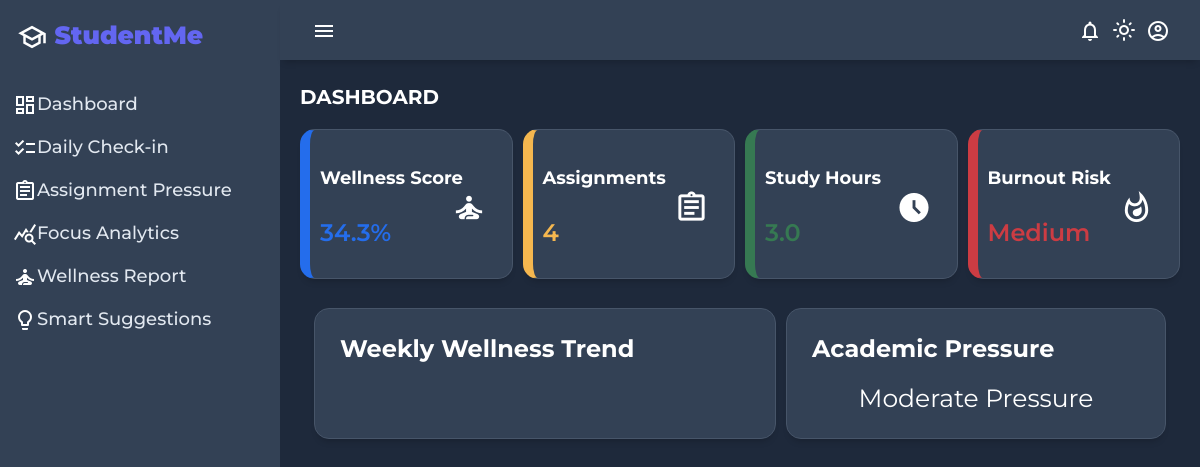
The app's page /dashboard/ (signed in), older data.
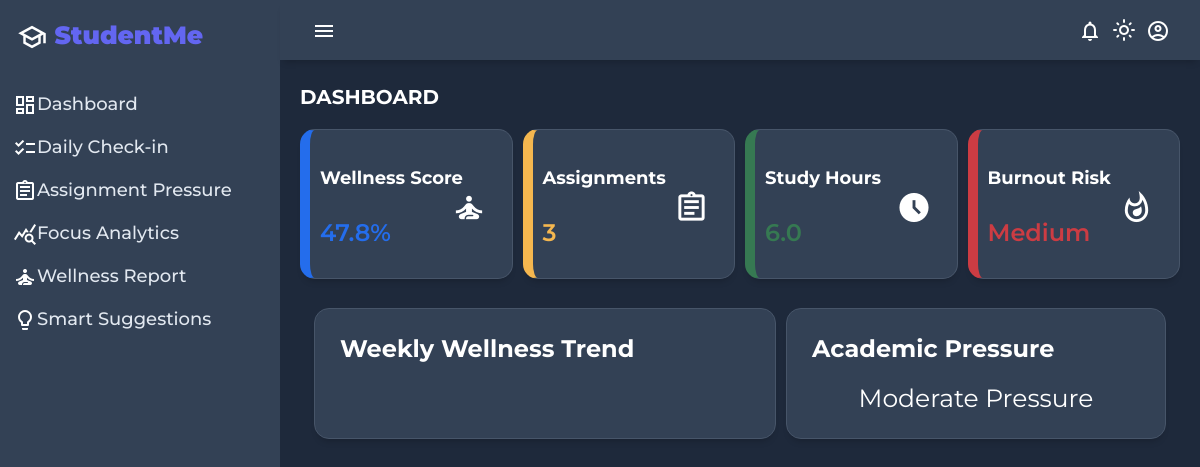
The same page, newer data.
### student_app/models.py (models this page shows, shortened)
class WellnessCheckin(models.Model):
    WORKLOAD_CHOICES = [
        (1, 'Low'),
        (2, 'Moderate'),
        (3, 'High'),
    ]
    MOOD_CHOICES = [
        (1, 'Stressed'),
        (2, 'Neutral'),
        (3, 'Great'),
    ]
    user = models.ForeignKey(User, on_delete=models.CASCADE)
    mood = models.IntegerField(choices=MOOD_CHOICES)
    workload = models.IntegerField(choices=WORKLOAD_CHOICES)
    sleep_hours = models.FloatField()
    study_hours = models.FloatField()
    wellness_score = models.FloatField(null=True, blank=True)
    created_at = models.DateTimeField(auto_now_add=True)

### student_app/views.py (the view)
# urls.py: path('dashboard/',views.dashboard, name='dashboard'),
@login_required
def dashboard(request):
    obj = WellnessCheckin.objects.filter(user=request.user).last()  # latest entry
    wellness_score = 0
    if obj:
        sleep = obj.sleep_hours or 0
        study = obj.study_hours or 0
        workload = obj.workload or 0
        vv = (sleep * 0.4) + (study * 0.3) - (int(workload) * 0.3)
        max_score = 6.7
        wellness_score = round((vv / max_score) * 100,1)
    else:
        wellness_score = 0
        study = 0
    assignments = Assignment.objects.filter(user=request.user)
    total_assignments = assignments.count()
    total_minutes = sum((task.estimated_time or 0) for task in assignments)
    MAX_WEEKLY_MINUTES = 2400
    capacity = (total_minutes / MAX_WEEKLY_MINUTES) * 100
    capacity = min(round(capacity, 1), 100)
    pressure_score = (capacity * 0.4) + ((100 - wellness_score) * 0.6)
    pressure_score = max(0, min(round(pressure_score, 1), 100))
    if pressure_score < 40:
        pressure_label = "Low Pressure"
    elif pressure_score < 70:
        pressure_label = "Moderate Pressure"
    else:
        pressure_label = "High Pressure"
    if pressure_score < 40:
        burnout = "Low"
    elif pressure_score < 70:
        burnout = "Medium"
    else:
        burnout = "High"
    today = date.today()
    last_7_days = [today - timedelta(days=i) for i in range(6, -1, -1)]
    labels = []
    wellness_scores = []
    max_score = 6.7
    for day in last_7_days:
        labels.append(day.strftime("%a"))
        obj = WellnessCheckin.objects.filter(
            user=request.user,
            created_at__date=day
        ).order_by('-created_at').first()   #  latest entry
        if obj and obj.wellness_score is not None:
            score = round((obj.wellness_score / max_score) * 100, 1)
        else:
            score = 0
        wellness_scores.append(score)
    context = {
        "labels": ",".join(labels),  #  dynamic string
        "wellness_scores": ",".join(str(x) for x in wellness_scores), # dynamic values
    }
    notifications = Notification.objects.filter(
        user=request.user
        ).order_by('-created_at')[:5]
    return render(request,"dashboard.html", {
    'wellness_score': wellness_score,
    'study_hours': study,
    "total_assignments": total_assignments,
    "capacity":capacity,
    "burnout": burnout,
    "pressure_score": pressure_score,
    "pressure_label":pressure_label,
    "context": context,
    "notifications": notifications
})

### student_app/context_processors.py (called while the page is built)
def notifications(request):
    if request.user.is_authenticated:
        return {
            'notifications': Notification.objects.filter(
                user=request.user,
                is_read=False
            ).order_by('-created_at')[:5]
        }
    return {}

### student_app/templates/dashboard.html (shortened to what the changed rows need)
{% load static %}
<!DOCTYPE html>
<html lang="en">
<head>
    <link rel="stylesheet" href="{% static 'css/dashboard.css' %}">
</head>
<body>
    <div class="grid-container">
        <main class="main-container">
            <div class="main-cards">
                <div class="card">
                    <div class="card-inner">
                        <p   class="text-primary">Wellness Score</p>
                        <span class="material-icons-outlined" >self_improvement</span>
                    </div>
                    <span class="text-blue font-weight-bold ">{{wellness_score}}%</span>
                </div>
                <div class="card">
                    <div class="card-inner">
                        <p   class="text-primary">Assignments</p>
                        <span class="material-icons-outlined">assignment</span>
                    </div>
                    <span class="text-orange font-weight-bold">{{total_assignments}}</span>
                </div>
                <div class="card">
                    <div class="card-inner">
                        <p   class="text-primary">Study Hours</p>
                        <span class="material-icons-outlined">access_time_filled</span>
                    </div>
                    <span class="text-green font-weight-bold">{{study_hours}}</span>
                </div>
            </div>
        </main>
    </div>
</body>
</html>

Row changes from the older to the newer data that the page shows:
no longer on this page (row unchanged): WellnessCheckin: study_hours "3.0"
added WellnessCheckin: study_hours "6.0"
Text that changed along with them:
{{ wellness_score }}: "34.3" → "47.8"
{{ total_assignments }}: "4" → "3"
